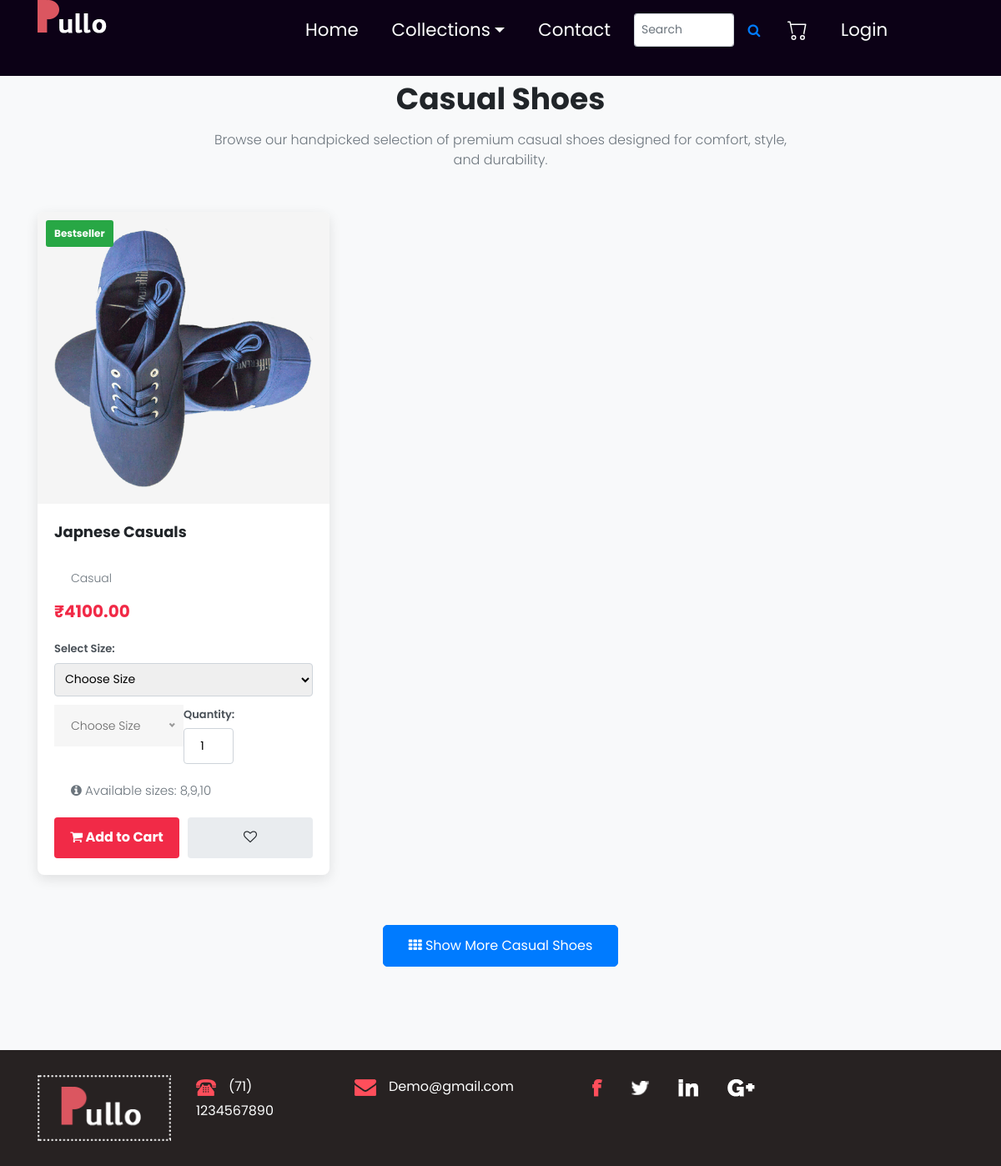
/shoes/, run on the app's committed database.
### app/models.py (models this page shows, shortened)
class Shoes(models.Model):
    shoe_id = models.AutoField(primary_key=True)
    name = models.CharField(max_length=100)
    size = models.CharField(max_length=10)
    quantity = models.PositiveIntegerField()
    price = models.DecimalField(max_digits=10, decimal_places=2)
    image = models.ImageField(upload_to='shoes/')
    bestseller = models.BooleanField(default=False)
    description = models.TextField(blank=True)
    category = models.CharField(max_length=20)

### app/views.py (the view)
# urls.py: path('shoes/', views.shoes, name='shoes'),
def shoes(request): return render(request, 'shoes.html',
                                  {'shoes': Shoes.objects.all().order_by('-shoe_id')[:6], 'product_type': 'shoes'})

### template/shoes.html (shortened to what this page needs)
{% load static %}
<!DOCTYPE html>
<html lang="en">
   <head>
      <link rel="stylesheet" href="{% static 'css/bootstrap.min.css' %}">
      <link rel="stylesheet" href="{% static 'css/style.css' %}">
      <link rel="stylesheet" href="{% static 'css/responsive.css' %}">
      <link rel="stylesheet" href="{% static 'css/jquery.mCustomScrollbar.min.css' %}">
      <link rel="stylesheet" href="https://netdna.bootstrapcdn.com/font-awesome/4.0.3/css/font-awesome.css">
      <link rel="stylesheet" href="{% static 'css/owl.carousel.min.css' %}">
      <link rel="stylesheet" href="{% static 'css/owl.theme.default.min.css' %}">
      <link rel="stylesheet" href="https://cdnjs.cloudflare.com/ajax/libs/fancybox/2.1.5/jquery.fancybox.min.css" media="screen">
   </head>
   <body class="main-layout">
      {% include 'header.html' %}
      <div class="shoes_section">
         <div class="container">
            <div class="shoes_section_heading">
               <h2>Casual Shoes</h2>
               <p>Browse our handpicked selection of premium casual shoes designed for comfort, style, and durability.</p>
            </div>
            <div class="row" id="shoes-list">
               {% for shoe in shoes %}
               <div class="col-md-4 col-sm-6">
                  <div class="shoe-item" data-id="{{ shoe.shoe_id }}">
                     <div class="shoe-img">
                        {% if shoe.bestseller %}
                           <span class="new-tag">Bestseller</span>
                        {% endif %}
                        <img src="{{ shoe.image.url }}" alt="{{ shoe.name }}">
                     </div>
                     <div class="shoe-info">
                        <h3 class="shoe-name">{{ shoe.name }}</h3>
                        <p class="shoe-category">{{ shoe.category }}</p>
                        <div class="shoe-price">
                           <span>₹{{ shoe.price|floatformat:2 }}</span>
                        </div>
                        <form class="add-to-cart-form" data-product-type="shoes" data-product-id="{{ shoe.shoe_id }}">
                           <div class="shoe-rating">
                              <label for="size-{{ shoe.shoe_id }}">Select Size:</label>
                              <select name="size" id="size-{{ shoe.shoe_id }}" required>
                                 <option value="" disabled selected>Choose Size</option>
                              </select>
                              <label for="qty-{{ shoe.shoe_id }}">Quantity:</label>
                              <input type="number" name="quantity" id="qty-{{ shoe.shoe_id }}" value="1" min="1" max="10">
                           </div>
                           <div class="shoe-sizes">
                              <p><i class="fa fa-info-circle"></i> Available sizes: {{ shoe.size }}</p>
                           </div>
                           <div class="shoe-actions">
                              <button type="submit" class="btn-cart">
                                 <i class="fa fa-shopping-cart"></i> Add to Cart
                              </button>
                              <button type="button" class="btn-wishlist" data-id="{{ shoe.shoe_id }}" data-type="shoes">
                                 <i class="fa fa-heart-o"></i>
                              </button>
                           </div>
                        </form>
                     </div>
                  </div>
               </div>
               {% empty %}
               <div class="col-12">
                  <div class="alert alert-info text-center">
                     <p>No casual shoes available at the moment. Check back soon!</p>
                  </div>
               </div>
               {% endfor %}
            </div>
            <div class="show-more-section">
               <a href="{% url 'all_shoes' %}" class="btn btn-primary">
                  <i class="fa fa-th"></i> Show More Casual Shoes
               </a>
            </div>
         </div>
      </div>
      {% include 'footer.html' %}
   </body>
</html>

### static/css/style.css (style rules this page uses)
* { box-sizing: border-box !important; transition: ease all 0.5s; }
html { scroll-behavior: smooth; }
body { color: #666666; font-size: 14px; font-family: Poppins; line-height: 1.80857; font-weight: normal; overflow-x: hidden; }
a { color: #1f1f1f; text-decoration: none !important; outline: none !important; -webkit-transition: all .3s ease-in-out; -moz-transition: all .3s ease-in-out; -ms-transition: all .3s ease-in-out; -o-transition: all .3s ease-in-out; transition: all .3s ease-in-out; }
h1, h2, h3, h4, h5, h6 { letter-spacing: 0; font-weight: normal; position: relative; padding: 0 0 10px 0; font-weight: normal; line-height: normal; color: #111111; margin: 0 }
h2 { font-size: 22px }
h3 { font-size: 18px }
*, *::after, *::before { -webkit-box-sizing: border-box; -moz-box-sizing: border-box; box-sizing: border-box; }
p { margin: 20px; font-weight: 300; font-size: 15px; line-height: 24px; }
a { color: #222222; text-decoration: none; outline: none !important; }
a, .btn { text-decoration: none !important; outline: none !important; -webkit-transition: all .3s ease-in-out; -moz-transition: all .3s ease-in-out; -ms-transition: all .3s ease-in-out; -o-transition: all .3s ease-in-out; transition: all .3s ease-in-out; }
img { max-width: 100%; height: auto; }
button { width: 100%; padding: 10px; background-color: #007bff; color: white; border: none; border-radius: 8px; font-size: 16px; cursor: pointer; }
button { border: 0; margin: 0; padding: 0; cursor: pointer; }
body { width:100%; height:100%; }
.carousel-inner,.carousel,.carousel-item,.container,.fill { height:100%; width:100%; background-position:center center; background-size:cover; }

### template/shoes.html (style rules this page uses)
.shoes_section { background-color: #f8f9fa; padding: 60px 0; }
.shoes_section_heading { text-align: center; margin-bottom: 50px; }
.shoes_section_heading h2 { font-size: 36px; font-weight: bold; color: #212529; }
.shoes_section_heading p { color: #6c757d; max-width: 700px; margin: 0 auto; font-size: 16px; }
.shoe-item { background: white; border-radius: 8px; overflow: hidden; box-shadow: 0 5px 15px rgba(0,0,0,0.1); margin-bottom: 30px; transition: all 0.3s ease; }
.shoe-img { position: relative; overflow: hidden; padding: 20px; background: #f5f5f5; text-align: center; }
.shoe-img img { max-width: 100%; height: auto; transition: transform 0.5s ease; }
.shoe-img .new-tag { position: absolute; top: 10px; left: 10px; background: #28a745; color: white; padding: 5px 10px; font-size: 12px; font-weight: bold; border-radius: 3px; }
.shoe-info { padding: 20px; }
.shoe-name { font-size: 18px; font-weight: bold; margin-bottom: 10px; color: #212529; }
.shoe-category { font-size: 14px; color: #6c757d; margin-bottom: 10px; text-transform: capitalize; }
.shoe-price { font-size: 20px; font-weight: bold; color: #f12a47; margin-bottom: 15px; }
.shoe-rating { margin-bottom: 15px; }
.shoe-rating label { display: block; font-size: 13px; font-weight: 600; margin-bottom: 5px; color: #495057; }
.shoe-rating select { width: 100%; padding: 8px; border: 1px solid #ced4da; border-radius: 4px; margin-bottom: 10px; font-size: 14px; }
.shoe-rating input[type="number"] { width: 60px; padding: 8px; border: 1px solid #ced4da; border-radius: 4px; text-align: center; font-size: 14px; }
.shoe-sizes { margin: 10px 0 15px; font-size: 13px; color: #6c757d; }
.shoe-actions { display: flex; gap: 10px; }
.btn-cart, .btn-wishlist { flex: 1; padding: 10px; border: none; border-radius: 4px; font-weight: bold; cursor: pointer; transition: all 0.3s ease; }
.btn-cart { background: #f12a47; color: white; }
.btn-wishlist { background: #e9ecef; color: #212529; }
.show-more-section { text-align: center; margin-top: 30px; padding-bottom: 40px; }
.show-more-section .btn { padding: 12px 30px; font-size: 16px; border-radius: 5px; }

### data on the page
Shoes: bestseller "Bestseller", image (picture), name "Japnese Casuals", category "Casual", price "4100.00", size "8,9,10"
